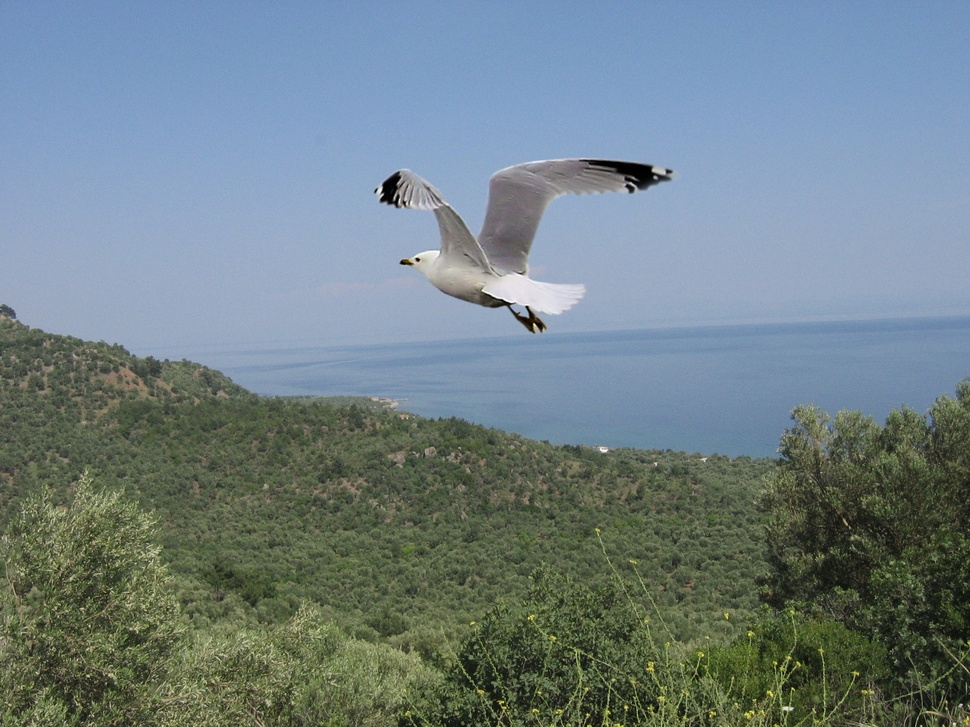
#> input picture exports/img2_2023-05-21/img2.jpg, 970 x 727 px, shrunk from 2272 x 1704 before the run
$ python -i min_max.py   (imports and definitions only)
#> lines starting #> are read from the running program, lines starting #| are printed output that depends on the picture
from posixpath import splitext
import sys
import cv2 as cv
import numpy as np
import matplotlib.pyplot as plt

def minmax_dev(patch, mask):
    c = patch[1, 1]
    minimum, maximum, _, _ = cv.minMaxLoc(patch, mask)
    if c < minimum:
        return -1
    if c > maximum:
        return +1
    return 0

def blk_filter(img, radius):
    result = np.zeros_like(img, np.float32)
    rows, cols = result.shape
    block = 2 * radius + 1
    for i in range(radius, rows, block):
        for j in range(radius, cols, block):
            result[i - radius : i + radius + 1, j - radius : j + radius + 1] = np.std(
                img[i - radius : i + radius + 1, j - radius : j + radius + 1]
            )
    return cv.normalize(result, None, 0, 127, cv.NORM_MINMAX, cv.CV_8UC1)

def minmax_noise_analysis(image_path):
    # print(image_path)
#> called with image_path = '../../exports/img2_2023-05-21/img2.jpg'
    image = cv.imread(image_path)
#> image is the input picture: shape (727, 970, 3); mean B, G, R 134, 128.8, 112.3
    if image is None:
        print("Failed to load image.")
        return

    channel = cv.cvtColor(image, cv.COLOR_BGR2GRAY)
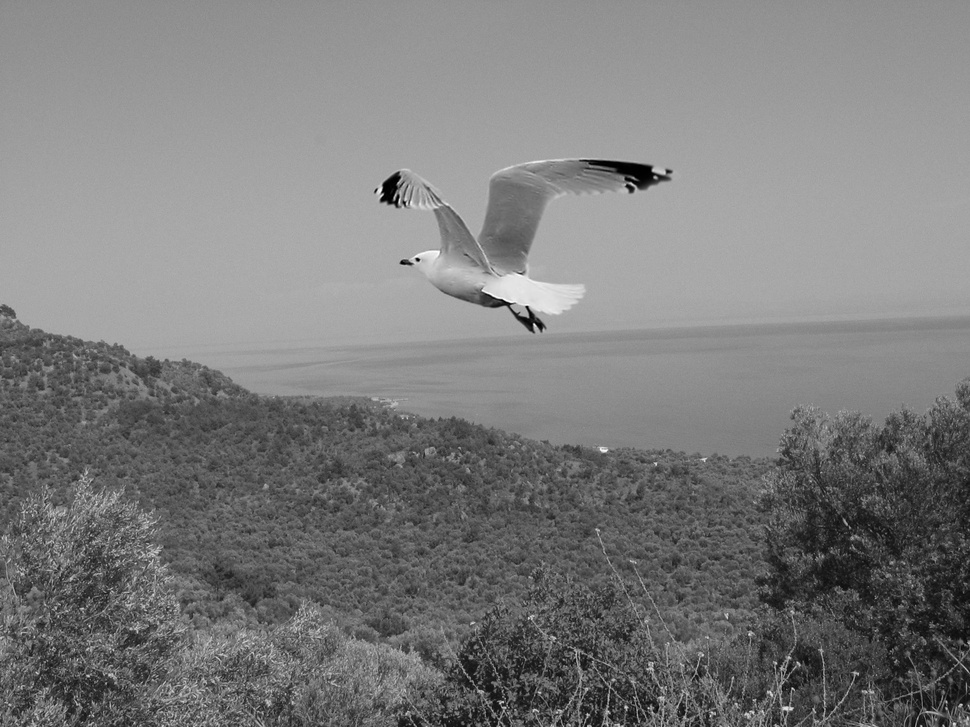
#> channel: shape (727, 970); min 0, max 255, mean 124.4
    kernel = 3
    border = kernel // 2
    shape = (channel.shape[0] - kernel + 1, channel.shape[1] - kernel + 1, kernel, kernel)
#> shape = (725, 968, 3, 3)
    strides = 2 * channel.strides
#> strides = (970, 1, 970, 1)
    patches = np.lib.stride_tricks.as_strided(channel, shape=shape, strides=strides)
    patches = patches.reshape((-1, kernel, kernel))
    mask = np.full((kernel, kernel), 255, dtype=np.uint8)
    mask[border, border] = 0
    blocks = [0] * (shape[0] * shape[1])

    for i, patch in enumerate(patches):
        blocks[i] = minmax_dev(patch, mask)
#> this loop made 701800 passes
#> (patch, c in minmax_dev, minimum in minmax_dev, maximum in minmax_dev) on passes 1 to 3: ([[139, 137, 136], [138, 137, 137], [136, 137, 138]], 137, 136, 139), ([[137, 136, 136], [137, 137, 138], [137, 138, 139]], 137, 136, 139), ([[136, 136, 136], [137, 138, 138], [138, 139, 138]], 138, 136, 139)
#> after the loop, blocks = 701800 items

    output = np.array(blocks).reshape(shape[:-2])
    output = cv.copyMakeBorder(output, border, border, border, border, cv.BORDER_CONSTANT)
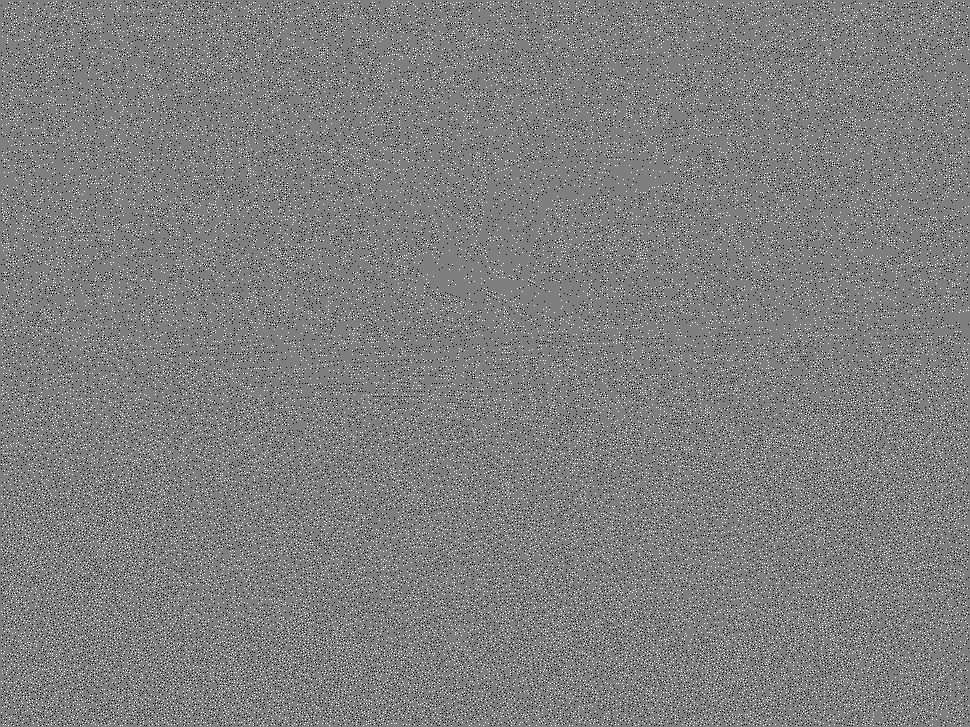
#> output: shape (727, 970) int32; min -1, max 1, mean 0.000309; drawn with min black and max white
    low = output == -1
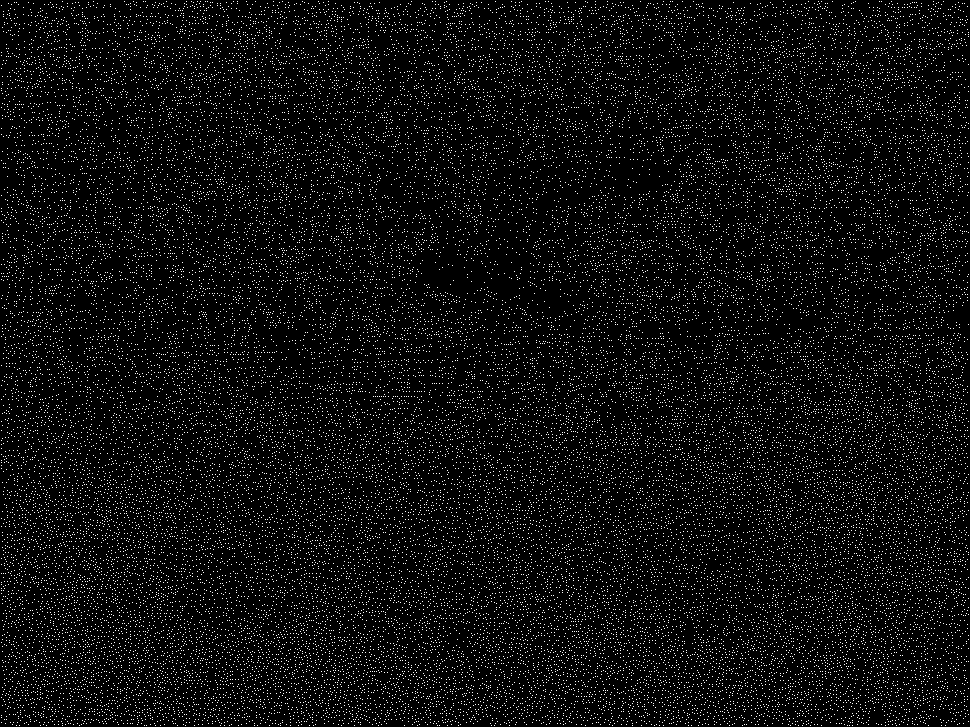
#> low: shape (727, 970) bool; 5.3% white in thin lines or dots
    high = output == +1
#> high: shape (727, 970) bool; 5.3% white in thin lines or dots

    radius = 3  # Set the desired filter radius
    if radius > 0:
        radius += 3
        low_filtered = blk_filter(low, radius)
        high_filtered = blk_filter(high, radius)
#> call 2 of blk_filter, with radius = 6
#> after the loop in blk_filter (call 2), `for i in range(radius, rows, block):`:
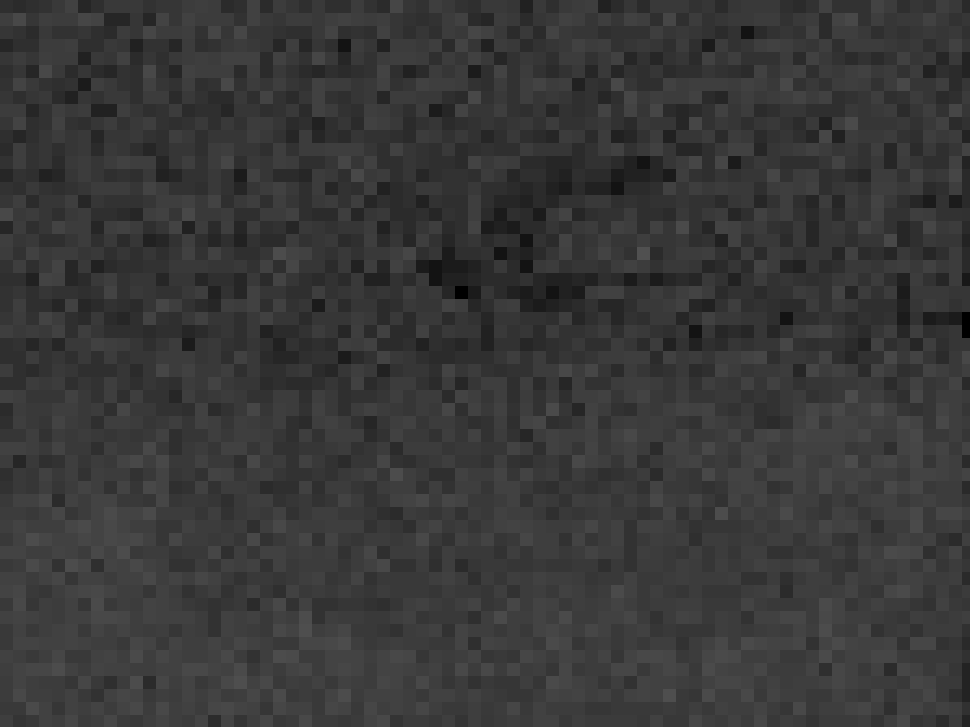
#> result: shape (727, 970) float32; min 0, max 0.316, mean 0.221
#> in blk_filter (call 2), `return cv.normalize(result, None, 0, 127, cv.NORM_MINMAX, cv.CV_8UC1)`:
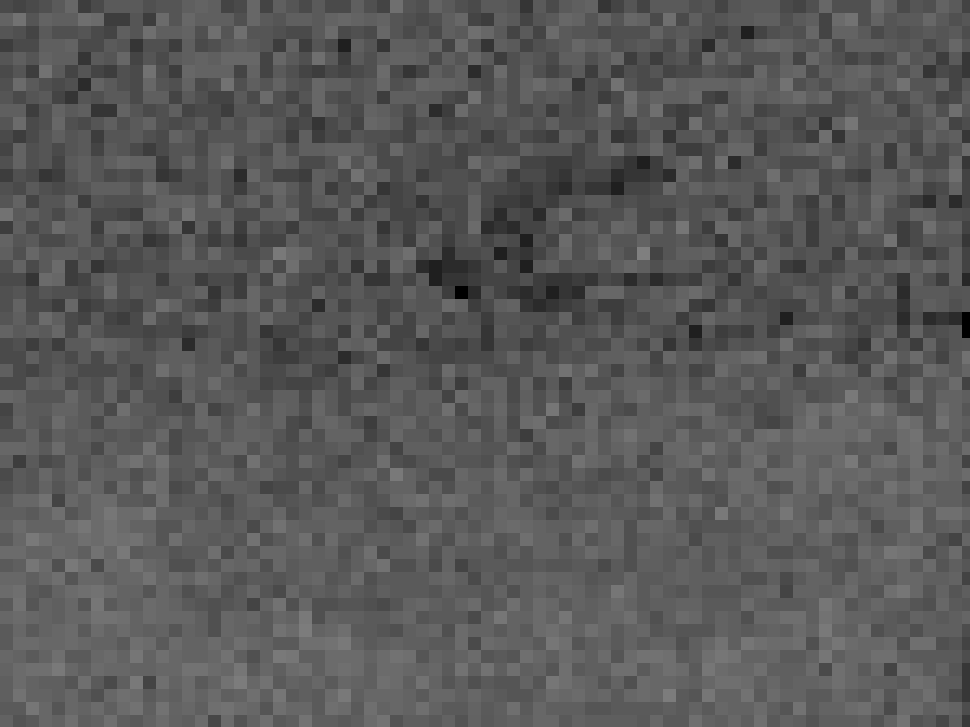
#> returned value: shape (727, 970); min 0, max 127, mean 88.5
        minmax = np.repeat(low_filtered[:, :, np.newaxis], 3, axis=2)
        minmax += np.repeat(high_filtered[:, :, np.newaxis], 3, axis=2)
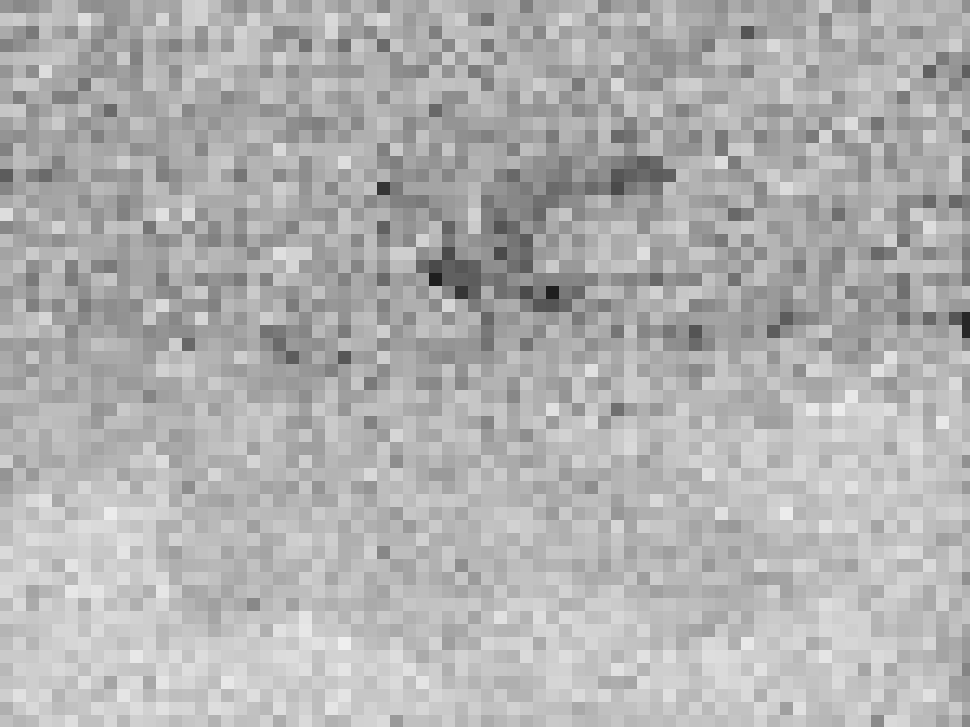
#> minmax: shape (727, 970, 3); min 31, max 239, mean 176.8
        minmax = minmax.astype(np.uint8)
    else:
        minmax = np.zeros_like(image)
        minmax[low] = [0, 0, 255]
        minmax[high] = [255, 255, 255]

    # Show the result
    plt.imshow(cv.cvtColor(minmax, cv.COLOR_BGR2RGB))

    plt.subplots_adjust(left=0, right=1, bottom=0, top=1)
    plt.axis('off')

    # Save the result to a file
    output_path = splitext(image_path)[0] + "_Noise_min_max_output.jpg"
    plt.savefig(output_path)
    return output_path

>>> result = minmax_noise_analysis('../../exports/img2_2023-05-21/img2.jpg')
